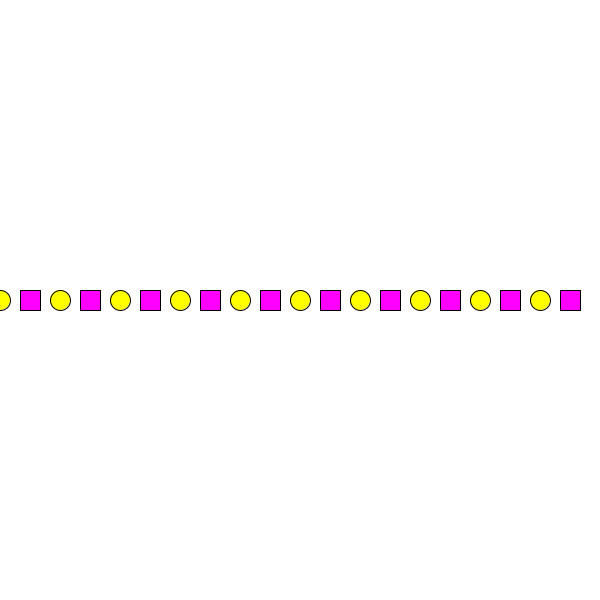
Frame 1 (no input)
Frame 60 (the mouse pressed at the canvas centre just before this capture): identical to frame 1, image omitted
Frame 120 (the mouse held since frame 60 and released just before this capture): identical to frame 1, image omitted

The Processing sketch that drew this single still picture (run headless with seeded random() and noise(); from frame 60 on, the mouse is pressed at the canvas centre):

// Processing sketch: figuras_intercaladas
// ── figuras_intercaladas.pde
void setup() {
  size(600, 600);
  rectMode(CENTER);
}

void draw() {
  background(255);

  for (int i=0; i<20; i++) {
    if (i%2==0) {
      fig1(30*i, height/2, color(255,255,0));
    } else {
      fig2(30*i, height/2, color(255, 0, 255));
    }
  }
}

void fig1(int x, int y, color c) {
  fill(c);
  ellipse(x, y, 20, 20);
}

void fig2(int x, int y, color c) {
  fill(c);
  rect (x, y, 20, 20);
}
